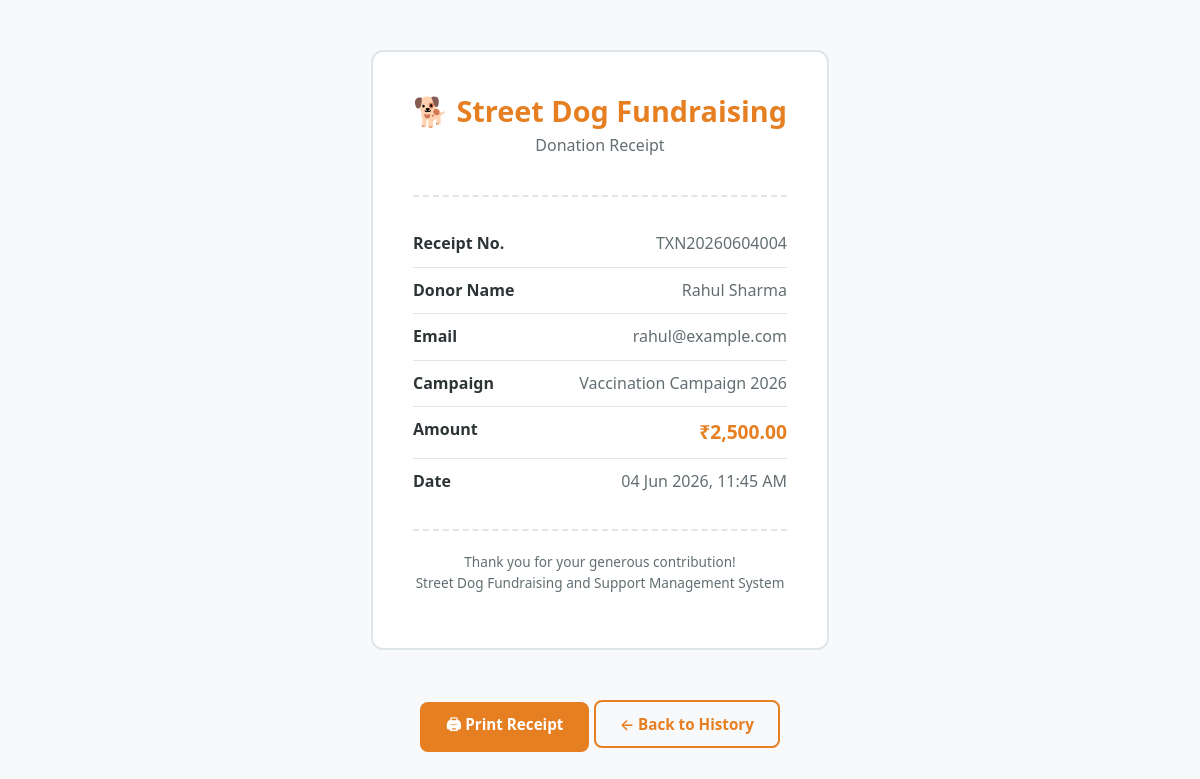
The page /php/donor/receipt.php?id=4 (signed in) on the database its author committed.
### tables this page shows
CREATE TABLE donations (
    id INT AUTO_INCREMENT PRIMARY KEY,
    user_id INT NOT NULL,
    campaign_id INT NOT NULL,
    amount DECIMAL(12, 2) NOT NULL,
    transaction_id VARCHAR(50) NOT NULL UNIQUE,
    is_anonymous TINYINT(1) NOT NULL DEFAULT 0,
    date DATETIME DEFAULT CURRENT_TIMESTAMP,
    FOREIGN KEY (user_id) REFERENCES users(id) ON DELETE CASCADE,
    FOREIGN KEY (campaign_id) REFERENCES campaigns(id) ON DELETE CASCADE,
    INDEX idx_user (user_id),
    INDEX idx_campaign (campaign_id),
    INDEX idx_date (date)
);

CREATE TABLE users (
    id INT AUTO_INCREMENT PRIMARY KEY,
    name VARCHAR(100) NOT NULL,
    email VARCHAR(150) NOT NULL UNIQUE,
    password VARCHAR(255) NOT NULL,
    role ENUM('admin', 'donor', 'volunteer') NOT NULL DEFAULT 'donor',
    status ENUM('active', 'inactive') NOT NULL DEFAULT 'active',
    security_question VARCHAR(255) DEFAULT NULL,
    security_answer VARCHAR(255) DEFAULT NULL,
    created_at DATETIME DEFAULT CURRENT_TIMESTAMP,
    updated_at DATETIME DEFAULT CURRENT_TIMESTAMP ON UPDATE CURRENT_TIMESTAMP,
    INDEX idx_email (email),
    INDEX idx_role (role)
);

CREATE TABLE campaigns (
    id INT AUTO_INCREMENT PRIMARY KEY,
    title VARCHAR(200) NOT NULL,
    description TEXT NOT NULL,
    goal_amount DECIMAL(12, 2) NOT NULL,
    current_amount DECIMAL(12, 2) NOT NULL DEFAULT 0.00,
    deadline DATE NOT NULL,
    image VARCHAR(255) DEFAULT NULL,
    status ENUM('active', 'completed', 'closed', 'deleted') NOT NULL DEFAULT 'active',
    created_at DATETIME DEFAULT CURRENT_TIMESTAMP,
    updated_at DATETIME DEFAULT CURRENT_TIMESTAMP ON UPDATE CURRENT_TIMESTAMP,
    INDEX idx_status (status),
    INDEX idx_deadline (deadline)
);

### php/functions.php (called while the page is built, shortened)
<?php
require_once __DIR__ . '/config.php';
function dbQuery($sql, $params = [], $types = '') {
    global $conn;
    $stmt = $conn->prepare($sql);
    if (!empty($params)) {
        $stmt->bind_param($types, ...$params);
    }
    $stmt->execute();
    return $stmt;
}
function dbFetchOne($sql, $params = [], $types = '') {
    $stmt = dbQuery($sql, $params, $types);
    $result = $stmt->get_result();
    $row = $result->fetch_assoc();
    return $row;
}
function formatCurrency($amount) {
    return '₹' . number_format($amount, 2);
}
function formatDateTime($date) {
    return date('d M Y, h:i A', strtotime($date));
}

### php/donor/receipt.php (the view, shortened to what this page needs)
<?php
require_once dirname(__DIR__) . '/functions.php';
$id = (int)($_GET['id'] ?? 0);
$userId = $_SESSION['user_id'];
$d = dbFetchOne(
    "SELECT d.*, u.name AS donor_name, u.email AS donor_email, c.title AS campaign_title FROM donations d JOIN users u ON d.user_id=u.id JOIN campaigns c ON d.campaign_id=c.id WHERE d.id=? AND d.user_id=?",
    [$id, $userId], 'ii'
);
$rootPath = '../../';
?>
<!DOCTYPE html>
<html lang="en">
<head>
    <link rel="stylesheet" href="<?php echo $rootPath; ?>css/style.css">
    <link rel="stylesheet" href="<?php echo $rootPath; ?>css/forms.css">
</head>
<body style="background:var(--bg-light); padding:20px;">
    <div class="receipt">
        <div class="receipt-header">
            <h2>🐕 Street Dog Fundraising</h2>
            <p>Donation Receipt</p>
        </div>
        <div class="receipt-body">
            <div class="receipt-row"><span class="label">Receipt No.</span><span class="value"><?php echo htmlspecialchars($d['transaction_id']); ?></span></div>
            <div class="receipt-row"><span class="label">Donor Name</span><span class="value"><?php echo $d['is_anonymous'] ? 'Anonymous' : htmlspecialchars($d['donor_name']); ?></span></div>
            <div class="receipt-row"><span class="label">Email</span><span class="value"><?php echo htmlspecialchars($d['donor_email']); ?></span></div>
            <div class="receipt-row"><span class="label">Campaign</span><span class="value"><?php echo htmlspecialchars($d['campaign_title']); ?></span></div>
            <div class="receipt-row"><span class="label">Amount</span><span class="value" style="font-size:1.2rem; font-weight:700; color:var(--primary);"><?php echo formatCurrency($d['amount']); ?></span></div>
            <div class="receipt-row"><span class="label">Date</span><span class="value"><?php echo formatDateTime($d['date']); ?></span></div>
        </div>
        <div class="receipt-footer">
            <p>Thank you for your generous contribution!<br>Street Dog Fundraising and Support Management System</p>
        </div>
    </div>
    <div class="text-center mt-2" style="max-width:600px; margin:20px auto;">
        <button onclick="window.print()" class="btn btn-primary">🖨 Print Receipt</button>
        <a href="donations.php" class="btn btn-outline">← Back to History</a>
    </div>
</body>
</html>

### css/style.css (style rules this page uses)
:root { --primary: #E67E22; --primary-dark: #D35400; --primary-light: #FDEBD0; --secondary: #1ABC9C; --secondary-dark: #16A085; --accent: #E74C3C; --accent-dark: #C0392B; --bg-light: #F8F9FA; --bg-dark: #2C3E50; --bg-darker: #1a252f; --text-primary: #2D3436; --text-secondary: #636E72; --text-light: #B2BEC3; --success: #27AE60; --warning: #F39C12; --danger: #E74C3C; --info: #3498DB; --white: #FFFFFF; --card-bg: #FFFFFF; --border: #DFE6E9; --shadow: 0 2px 12px rgba(0,0,0,0.08); --shadow-lg: 0 8px 30px rgba(0,0,0,0.12); --radius: 12px; --radius-sm: 8px; --radius-lg: 20px; --transition: all 0.3s ease; --font: 'Segoe UI', -apple-system, BlinkMacSystemFont, sans-serif; }
*, *::before, *::after { margin: 0; padding: 0; box-sizing: border-box; }
html { scroll-behavior: smooth; }
body { font-family: var(--font); font-size: 16px; line-height: 1.6; color: var(--text-primary); background: var(--bg-light); min-height: 100vh; display: flex; flex-direction: column; }
a { color: var(--primary); text-decoration: none; transition: var(--transition); }
h1, h2, h3, h4, h5, h6 { font-weight: 700; line-height: 1.3; color: var(--text-primary); margin-bottom: 0.5em; }
h2 { font-size: 1.8rem; }
p { margin-bottom: 1em; color: var(--text-secondary); }
.btn { display: inline-flex; align-items: center; justify-content: center; gap: 8px; padding: 10px 24px; font-size: 0.95rem; font-weight: 600; font-family: var(--font); border: 2px solid transparent; border-radius: var(--radius-sm); cursor: pointer; transition: var(--transition); text-align: center; white-space: nowrap; }
.btn-primary { background: var(--primary); color: var(--white); }
.btn-outline { background: transparent; color: var(--primary); border-color: var(--primary); }
.text-center { text-align: center; }
.mt-2 { margin-top: 16px; }

### css/forms.css (style rules this page uses)
.receipt { background: var(--white); border: 2px solid var(--border); border-radius: var(--radius); padding: 40px; max-width: 600px; margin: 30px auto; }
.receipt-header { text-align: center; padding-bottom: 20px; border-bottom: 2px dashed var(--border); margin-bottom: 24px; }
.receipt-header h2 { color: var(--primary); margin-bottom: 4px; }
.receipt-body .receipt-row { display: flex; justify-content: space-between; padding: 10px 0; border-bottom: 1px solid var(--border); }
.receipt-body .receipt-row:last-child { border-bottom: none; }
.receipt-body .receipt-row .label { font-weight: 600; color: var(--text-primary); }
.receipt-body .receipt-row .value { color: var(--text-secondary); }
.receipt-footer { margin-top: 24px; padding-top: 20px; border-top: 2px dashed var(--border); text-align: center; font-size: 0.85rem; color: var(--text-secondary); }

### rows shown on the page
donations: transaction "TXN20260604004", user.name "Rahul Sharma", user.email "rahul@example.com", campaign.title "Vaccination Campaign 2026", amount "₹2,500.00", date "04 Jun 2026, 11:45 AM"
